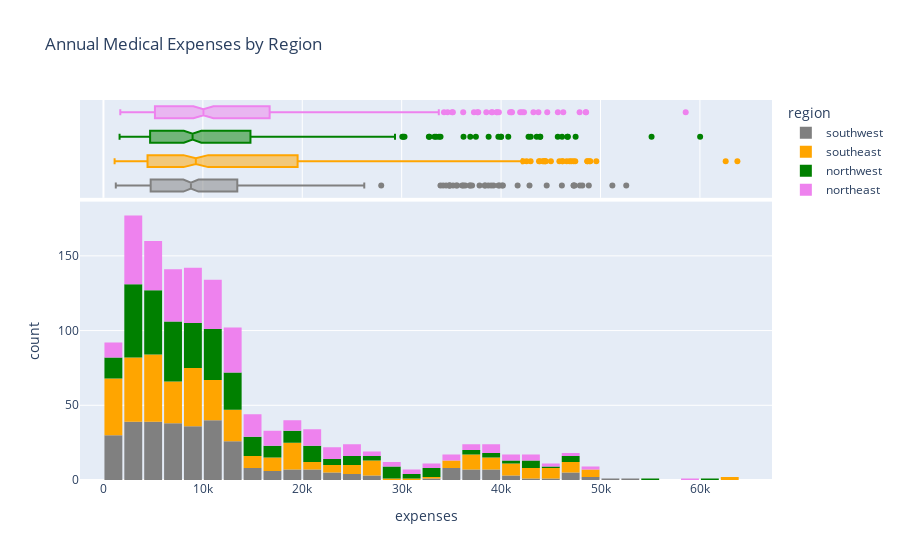

Here is the notebook cell this chart was saved with:
### Markdown cell above
### DIstribution of expenses with Region

Let's visualize the distribution of "expenses" with categorical column "region" to distinguish expenses for southwest, southeast, northwest and northeast.

### Code cell
fig = px.histogram(df,
                    x="expenses",
                    marginal="box",
                    color="region",
                    color_discrete_sequence=["grey", "orange", "green","violet"],
                    title="Annual Medical Expenses by Region")

fig.update_layout(bargap=0.1)
fig.show()

### Figure 1 — Plotly figure (JSON) as saved in the notebook; plotly's stock layout.template omitted (floating-point values rounded to 4 significant figures; data arrays with more than 128 entries replaced by an {"elided": "..."} marker saying what was removed)
{"data": [{"alignmentgroup": "True", "bingroup": "x", "hovertemplate": "region=southwest<br>expenses=%{x}<br>count=%{y}<extra></extra>", "legendgroup": "southwest", "marker": {"color": "grey", "pattern": {"shape": ""}}, "name": "southwest", "offsetgroup": "southwest", "orientation": "v", "showlegend": true, "type": "histogram", "x": {"elided": "325 float values"}, "xaxis": "x", "yaxis": "y"}, {"alignmentgroup": "True", "hovertemplate": "region=southwest<br>expenses=%{x}<extra></extra>", "legendgroup": "southwest", "marker": {"color": "grey"}, "name": "southwest", "notched": true, "offsetgroup": "southwest", "showlegend": false, "type": "box", "x": {"elided": "325 float values"}, "xaxis": "x2", "yaxis": "y2"}, {"alignmentgroup": "True", "bingroup": "x", "hovertemplate": "region=southeast<br>expenses=%{x}<br>count=%{y}<extra></extra>", "legendgroup": "southeast", "marker": {"color": "orange", "pattern": {"shape": ""}}, "name": "southeast", "offsetgroup": "southeast", "orientation": "v", "showlegend": true, "type": "histogram", "x": {"elided": "364 float values"}, "xaxis": "x", "yaxis": "y"}, {"alignmentgroup": "True", "hovertemplate": "region=southeast<br>expenses=%{x}<extra></extra>", "legendgroup": "southeast", "marker": {"color": "orange"}, "name": "southeast", "notched": true, "offsetgroup": "southeast", "showlegend": false, "type": "box", "x": {"elided": "364 float values"}, "xaxis": "x2", "yaxis": "y2"}, {"alignmentgroup": "True", "bingroup": "x", "hovertemplate": "region=northwest<br>expenses=%{x}<br>count=%{y}<extra></extra>", "legendgroup": "northwest", "marker": {"color": "green", "pattern": {"shape": ""}}, "name": "northwest", "offsetgroup": "northwest", "orientation": "v", "showlegend": true, "type": "histogram", "x": {"elided": "325 float values"}, "xaxis": "x", "yaxis": "y"}, {"alignmentgroup": "True", "hovertemplate": "region=northwest<br>expenses=%{x}<extra></extra>", "legendgroup": "northwest", "marker": {"color": "green"}, "name": "northwest", "notched": true, "offsetgroup": "northwest", "showlegend": false, "type": "box", "x": {"elided": "325 float values"}, "xaxis": "x2", "yaxis": "y2"}, {"alignmentgroup": "True", "bingroup": "x", "hovertemplate": "region=northeast<br>expenses=%{x}<br>count=%{y}<extra></extra>", "legendgroup": "northeast", "marker": {"color": "violet", "pattern": {"shape": ""}}, "name": "northeast", "offsetgroup": "northeast", "orientation": "v", "showlegend": true, "type": "histogram", "x": {"elided": "324 float values"}, "xaxis": "x", "yaxis": "y"}, {"alignmentgroup": "True", "hovertemplate": "region=northeast<br>expenses=%{x}<extra></extra>", "legendgroup": "northeast", "marker": {"color": "violet"}, "name": "northeast", "notched": true, "offsetgroup": "northeast", "showlegend": false, "type": "box", "x": {"elided": "324 float values"}, "xaxis": "x2", "yaxis": "y2"}], "layout": {"bargap": 0.1, "barmode": "relative", "legend": {"title": {"text": "region"}, "tracegroupgap": 0}, "title": {"text": "Annual Medical Expenses by Region"}, "xaxis": {"anchor": "y", "domain": [0, 1], "title": {"text": "expenses"}}, "xaxis2": {"anchor": "y2", "domain": [0, 1], "matches": "x", "showgrid": true, "showticklabels": false}, "yaxis": {"anchor": "x", "domain": [0, 0.7326], "title": {"text": "count"}}, "yaxis2": {"anchor": "x2", "domain": [0.7426, 1], "matches": "y2", "showgrid": false, "showline": false, "showticklabels": false, "ticks": ""}}}
